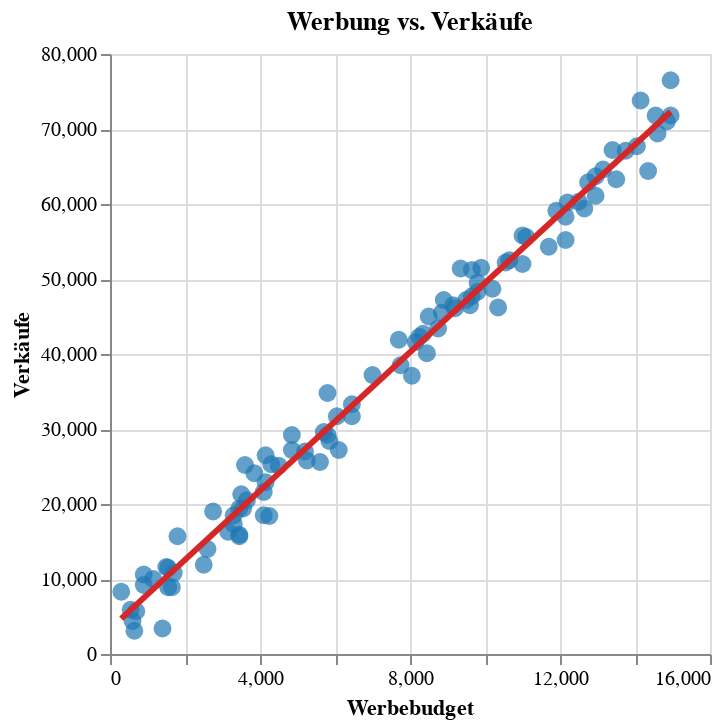

Notebook code for this chart:
### Markdown cell above
Ein Streudiagramm macht sichtbar, ob sich ein ungefähr linearer Trend erkennen lässt.

### Code cell
scatter = (
    alt.Chart(df)
    .mark_circle(size=80, color="#1f77b4")
    .encode(x=alt.X("ads", title="Werbebudget"), y=alt.Y("sales", title="Verkäufe"))
    .properties(title="Werbung vs. Verkäufe")
)
trend = scatter.transform_regression("ads", "sales").mark_line(color="#d62728", size=3)
scatter + trend

### Figure 1 — Vega-Lite specification as saved in the notebook (floating-point values rounded to 4 significant figures)
{"config": {"view": {"continuousWidth": 300, "continuousHeight": 300}}, "layer": [{"mark": {"type": "circle", "color": "#1f77b4", "size": 80}, "encoding": {"x": {"field": "ads", "title": "Werbebudget", "type": "quantitative"}, "y": {"field": "sales", "title": "Verkäufe", "type": "quantitative"}}, "title": "Werbung vs. Verkäufe"}, {"mark": {"type": "line", "color": "#d62728", "size": 3}, "encoding": {"x": {"field": "ads", "title": "Werbebudget", "type": "quantitative"}, "y": {"field": "sales", "title": "Verkäufe", "type": "quantitative"}}, "title": "Werbung vs. Verkäufe", "transform": [{"on": "ads", "regression": "sales"}]}], "data": {"name": "data-10011e7686cfefb04fd97ba4f1bea75b"}, "$schema": "https://vega.github.io/schema/vega-lite/v6.1.0.json", "datasets": {"data-10011e7686cfefb04fd97ba4f1bea75b": [{"sales": 8300, "ads": 300}, {"sales": 5900, "ads": 550}, {"sales": 4400, "ads": 600}, {"sales": 3100, "ads": 650}, {"sales": 5700, "ads": 700}, {"sales": 10600, "ads": 900}, {"sales": 9200, "ads": 900}, {"sales": 10000, "ads": 1150}, {"sales": 3400, "ads": 1400}, {"sales": 11600, "ads": 1500}, {"sales": 11500, "ads": 1550}, {"sales": 8900, "ads": 1550}, {"sales": 8900, "ads": 1650}, {"sales": 10800, "ads": 1700}, {"sales": 15700, "ads": 1800}, {"sales": 11900, "ads": 2500}, {"sales": 14000, "ads": 2600}, {"sales": 19000, "ads": 2750}, {"sales": 16300, "ads": 3150}, {"sales": 17300, "ads": 3300}, {"sales": 18500, "ads": 3300}, {"sales": 15700, "ads": 3450}, {"sales": 19400, "ads": 3450}, {"sales": 15900, "ads": 3450}, {"sales": 21300, "ads": 3500}, {"sales": 19400, "ads": 3550}, {"sales": 25200, "ads": 3600}, {"sales": 20500, "ads": 3650}, {"sales": 24100, "ads": 3850}, {"sales": 18500, "ads": 4100}, {"sales": 21600, "ads": 4100}, {"sales": 22900, "ads": 4150}, {"sales": 26500, "ads": 4150}, {"sales": 18400, "ads": 4250}, {"sales": 25300, "ads": 4300}, {"sales": 25100, "ads": 4500}, {"sales": 29200, "ads": 4850}, {"sales": 27200, "ads": 4850}, {"sales": 27000, "ads": 5200}, {"sales": 25800, "ads": 5250}, {"sales": 25600, "ads": 5600}, {"sales": 29600, "ads": 5700}, {"sales": 29200, "ads": 5800}, {"sales": 34800, "ads": 5800}, {"sales": 28400, "ads": 5850}, {"sales": 31700, "ads": 6050}, {"sales": 27200, "ads": 6100}, {"sales": 31700, "ads": 6450}, {"sales": 33300, "ads": 6450}, {"sales": 37200, "ads": 7000}, {"sales": 41900, "ads": 7700}, {"sales": 38500, "ads": 7750}, {"sales": 37100, "ads": 8050}, {"sales": 41600, "ads": 8150}, {"sales": 42300, "ads": 8250}, {"sales": 42700, "ads": 8350}, {"sales": 40100, "ads": 8450}, {"sales": 45000, "ads": 8500}, {"sales": 43400, "ads": 8750}, {"sales": 45500, "ads": 8850}, {"sales": 47200, "ads": 8900}, {"sales": 46500, "ads": 9150}, {"sales": 46100, "ads": 9200}, {"sales": 51400, "ads": 9350}, {"sales": 47200, "ads": 9500}, {"sales": 46500, "ads": 9600}, {"sales": 47700, "ads": 9650}, {"sales": 51200, "ads": 9650}, {"sales": 48300, "ads": 9800}, {"sales": 49500, "ads": 9800}, {"sales": 51500, "ads": 9900}, {"sales": 48700, "ads": 10200}, {"sales": 46200, "ads": 10350}, {"sales": 52200, "ads": 10550}, {"sales": 52500, "ads": 10650}, {"sales": 52000, "ads": 11000}, {"sales": 55800, "ads": 11000}, {"sales": 55600, "ads": 11100}, {"sales": 54300, "ads": 11700}, {"sales": 59100, "ads": 11900}, {"sales": 58300, "ads": 12150}, {"sales": 55200, "ads": 12150}, {"sales": 60200, "ads": 12200}, {"sales": 60300, "ads": 12500}, {"sales": 59400, "ads": 12650}, {"sales": 62900, "ads": 12750}, {"sales": 63700, "ads": 12950}, {"sales": 61100, "ads": 12950}, {"sales": 64600, "ads": 13150}, {"sales": 67200, "ads": 13400}, {"sales": 63300, "ads": 13500}, {"sales": 67100, "ads": 13750}, {"sales": 67700, "ads": 14050}, {"sales": 73800, "ads": 14150}, {"sales": 64400, "ads": 14350}, {"sales": 71800, "ads": 14550}, {"sales": 69400, "ads": 14600}, {"sales": 71000, "ads": 14850}, {"sales": 76500, "ads": 14950}, {"sales": 71800, "ads": 14950}]}}
